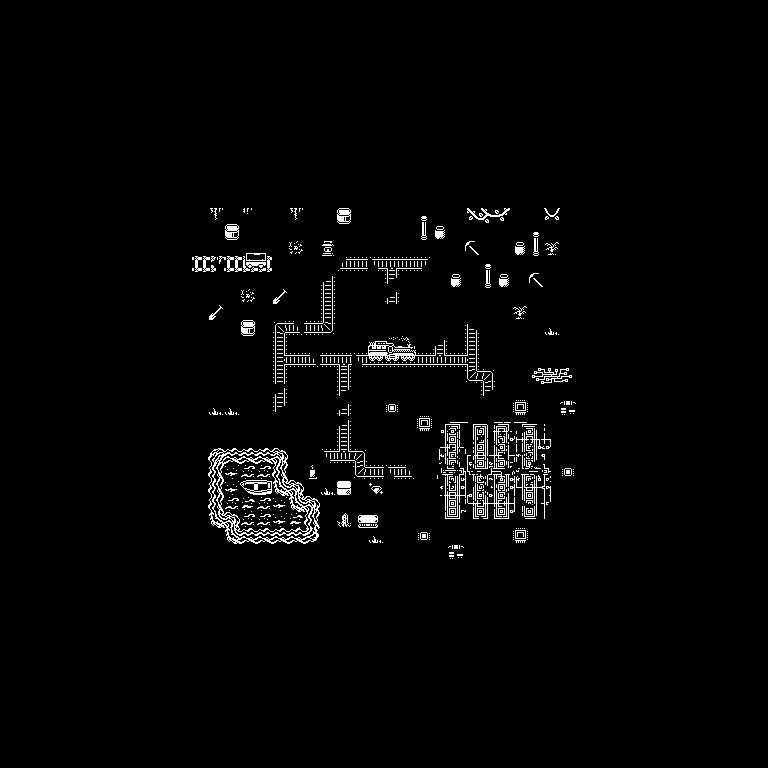

Below is a game level as drawn by its tile map, then a one-line description and the .tmx file that defines it, in full:
An orthogonal 48x48 tile map with 16x16 px tiles, 1 tile layer (Tile Layer 1).

<map version="1.10" tiledversion="1.11.0" orientation="orthogonal" renderorder="right-down" width="48" height="48" tilewidth="16" tileheight="16" infinite="0" backgroundcolor="#000000" nextlayerid="2" nextobjectid="1">
 <editorsettings>
  <export target="route.csv" format="csv" />
 </editorsettings>
 <tileset firstgid="1" source="tileset.tsx" />
 <layer id="1" name="Tile Layer 1" width="48" height="48">
  <data encoding="csv">
0,0,0,0,0,0,0,0,0,0,0,0,0,0,0,0,0,0,0,0,0,0,0,0,0,0,0,0,0,0,0,0,0,0,0,0,0,0,0,0,0,0,0,0,0,0,0,0,
0,0,0,0,0,0,0,0,0,0,0,0,0,0,0,0,0,0,0,0,0,0,0,0,0,0,0,0,0,0,0,0,0,0,0,0,0,0,0,0,0,0,0,0,0,0,0,0,
0,0,0,0,0,0,0,0,0,0,0,0,0,0,0,0,0,0,0,0,0,0,0,0,0,0,0,0,0,0,0,0,0,0,0,0,0,0,0,0,0,0,0,0,0,0,0,0,
0,0,0,0,0,0,0,0,0,0,0,0,0,0,0,0,0,0,0,0,0,0,0,0,0,0,0,0,0,0,0,0,0,0,0,0,0,0,0,0,0,0,0,0,0,0,0,0,
0,0,0,0,0,0,0,0,0,0,0,0,0,0,0,0,0,0,0,0,0,0,0,0,0,0,0,0,0,0,0,0,0,0,0,0,0,0,0,0,0,0,0,0,0,0,0,0,
0,0,0,0,0,0,0,0,0,0,0,0,0,0,0,0,0,0,0,0,0,0,0,0,0,0,0,0,0,0,0,0,0,0,0,0,0,0,0,0,0,0,0,0,0,0,0,0,
0,0,0,0,0,0,0,0,0,0,0,0,0,0,0,0,0,0,0,0,0,0,0,0,0,0,0,0,0,0,0,0,0,0,0,0,0,0,0,0,0,0,0,0,0,0,0,0,
0,0,0,0,0,0,0,0,0,0,0,0,0,0,0,0,0,0,0,0,0,0,0,0,0,0,0,0,0,0,0,0,0,0,0,0,0,0,0,0,0,0,0,0,0,0,0,0,
0,0,0,0,0,0,0,0,0,0,0,0,0,0,0,0,0,0,0,0,0,0,0,0,0,0,0,0,0,0,0,0,0,0,0,0,0,0,0,0,0,0,0,0,0,0,0,0,
0,0,0,0,0,0,0,0,0,0,0,0,0,0,0,0,0,0,0,0,0,0,0,0,0,0,0,0,0,0,0,0,0,0,0,0,0,0,0,0,0,0,0,0,0,0,0,0,
0,0,0,0,0,0,0,0,0,0,0,0,0,0,0,0,0,0,0,0,0,0,0,0,0,0,0,0,0,0,0,0,0,0,0,0,0,0,0,0,0,0,0,0,0,0,0,0,
0,0,0,0,0,0,0,0,0,0,0,0,0,0,0,0,0,0,0,0,0,0,0,0,0,0,0,0,0,0,0,0,0,0,0,0,0,0,0,0,0,0,0,0,0,0,0,0,
0,0,0,0,0,0,0,0,0,0,0,0,0,0,0,0,0,0,0,0,0,0,0,0,0,0,0,0,0,0,0,0,0,0,0,0,0,0,0,0,0,0,0,0,0,0,0,0,
0,0,0,0,0,0,0,0,0,0,0,0,0,241,0,244,0,0,241,0,0,449,0,0,0,0,615,0,0,174,175,176,0,0,179,0,0,0,0,0,0,0,0,0,0,0,0,0,
0,0,0,0,0,0,0,0,0,0,0,0,0,0,449,0,0,0,0,0,0,0,0,0,0,0,647,333,0,0,0,0,0,615,0,0,0,0,0,0,0,0,0,0,0,0,0,0,
0,0,0,0,0,0,0,0,0,0,0,0,0,0,0,277,278,0,168,0,336,0,0,0,0,0,0,0,0,334,0,0,333,647,200,0,0,0,0,0,0,0,0,0,0,0,0,0,
0,0,0,0,0,0,0,0,0,0,0,0,304,306,304,309,310,0,0,0,0,496,275,464,402,275,527,0,0,0,615,0,0,0,0,0,0,0,0,0,0,0,0,0,0,0,0,0,
0,0,0,0,0,0,0,0,0,0,0,0,0,0,0,0,0,0,0,0,495,0,0,0,528,0,0,0,333,0,647,333,0,334,0,0,0,0,0,0,0,0,0,0,0,0,0,0,
0,0,0,0,0,0,0,0,0,0,0,0,0,0,0,168,0,372,0,0,274,0,0,0,495,0,0,0,0,0,0,0,0,0,0,0,0,0,0,0,0,0,0,0,0,0,0,0,
0,0,0,0,0,0,0,0,0,0,0,0,0,372,0,0,0,0,0,0,274,0,0,0,0,0,0,0,0,0,0,0,200,0,0,0,0,0,0,0,0,0,0,0,0,0,0,0,
0,0,0,0,0,0,0,0,0,0,0,0,0,0,0,449,0,339,529,275,338,0,0,0,0,0,0,0,0,526,0,0,0,0,245,0,0,0,0,0,0,0,0,0,0,0,0,0,
0,0,0,0,0,0,0,0,0,0,0,0,0,0,0,0,0,274,0,0,0,0,0,344,345,346,0,495,0,274,0,0,0,0,0,0,0,0,0,0,0,0,0,0,0,0,0,0,
0,0,0,0,0,0,0,0,0,0,0,0,0,0,0,0,0,403,275,529,275,402,464,376,377,378,275,367,275,463,0,0,0,0,0,0,0,0,0,0,0,0,0,0,0,0,0,0,
0,0,0,0,0,0,0,0,0,0,0,0,0,0,0,0,0,274,0,0,0,274,0,0,0,0,0,0,0,308,276,0,0,452,453,454,0,0,0,0,0,0,0,0,0,0,0,0,
0,0,0,0,0,0,0,0,0,0,0,0,0,0,0,0,0,495,0,0,0,528,0,0,0,0,0,0,0,0,528,0,0,0,681,0,0,0,0,0,0,0,0,0,0,0,0,0,
0,0,0,0,0,0,0,0,0,0,0,0,0,245,245,0,0,528,0,0,0,495,0,0,421,0,0,0,0,0,682,0,420,0,713,386,0,0,0,0,0,0,0,0,0,0,0,0,
0,0,0,0,0,0,0,0,0,0,0,0,0,0,0,0,0,0,0,0,0,495,0,0,0,0,420,673,674,675,676,677,678,679,680,0,0,0,0,0,0,0,0,0,0,0,0,0,
0,0,0,0,0,0,0,0,0,0,0,0,0,0,0,0,0,0,0,0,0,274,0,0,0,0,0,705,706,707,708,709,710,711,712,0,0,0,0,0,0,0,0,0,0,0,0,0,
0,0,0,0,0,0,0,0,0,0,0,0,0,205,203,203,203,206,0,0,464,367,276,0,0,0,0,737,738,739,740,741,742,743,744,0,0,0,0,0,0,0,0,0,0,0,0,0,
0,0,0,0,0,0,0,0,0,0,0,0,0,204,186,187,187,204,0,335,0,0,308,275,464,529,0,769,770,771,772,773,774,775,776,421,0,0,0,0,0,0,0,0,0,0,0,0,
0,0,0,0,0,0,0,0,0,0,0,0,0,204,186,188,189,207,206,0,245,427,0,337,0,0,0,801,802,803,804,805,806,807,808,0,0,0,0,0,0,0,0,0,0,0,0,0,
0,0,0,0,0,0,0,0,0,0,0,0,0,204,187,185,187,186,207,206,0,0,0,0,0,0,0,833,834,835,836,837,838,839,840,0,0,0,0,0,0,0,0,0,0,0,0,0,
0,0,0,0,0,0,0,0,0,0,0,0,0,207,206,187,187,186,185,204,0,371,220,221,0,0,0,865,866,867,868,869,870,871,872,0,0,0,0,0,0,0,0,0,0,0,0,0,
0,0,0,0,0,0,0,0,0,0,0,0,0,0,207,203,203,203,203,208,0,0,0,245,0,0,421,0,0,0,0,0,420,0,0,0,0,0,0,0,0,0,0,0,0,0,0,0,
0,0,0,0,0,0,0,0,0,0,0,0,0,0,0,0,0,0,0,0,0,0,0,0,0,0,0,0,386,0,0,0,0,0,0,0,0,0,0,0,0,0,0,0,0,0,0,0,
0,0,0,0,0,0,0,0,0,0,0,0,0,0,0,0,0,0,0,0,0,0,0,0,0,0,0,0,0,0,0,0,0,0,0,0,0,0,0,0,0,0,0,0,0,0,0,0,
0,0,0,0,0,0,0,0,0,0,0,0,0,0,0,0,0,0,0,0,0,0,0,0,0,0,0,0,0,0,0,0,0,0,0,0,0,0,0,0,0,0,0,0,0,0,0,0,
0,0,0,0,0,0,0,0,0,0,0,0,0,0,0,0,0,0,0,0,0,0,0,0,0,0,0,0,0,0,0,0,0,0,0,0,0,0,0,0,0,0,0,0,0,0,0,0,
0,0,0,0,0,0,0,0,0,0,0,0,0,0,0,0,0,0,0,0,0,0,0,0,0,0,0,0,0,0,0,0,0,0,0,0,0,0,0,0,0,0,0,0,0,0,0,0,
0,0,0,0,0,0,0,0,0,0,0,0,0,0,0,0,0,0,0,0,0,0,0,0,0,0,0,0,0,0,0,0,0,0,0,0,0,0,0,0,0,0,0,0,0,0,0,0,
0,0,0,0,0,0,0,0,0,0,0,0,0,0,0,0,0,0,0,0,0,0,0,0,0,0,0,0,0,0,0,0,0,0,0,0,0,0,0,0,0,0,0,0,0,0,0,0,
0,0,0,0,0,0,0,0,0,0,0,0,0,0,0,0,0,0,0,0,0,0,0,0,0,0,0,0,0,0,0,0,0,0,0,0,0,0,0,0,0,0,0,0,0,0,0,0,
0,0,0,0,0,0,0,0,0,0,0,0,0,0,0,0,0,0,0,0,0,0,0,0,0,0,0,0,0,0,0,0,0,0,0,0,0,0,0,0,0,0,0,0,0,0,0,0,
0,0,0,0,0,0,0,0,0,0,0,0,0,0,0,0,0,0,0,0,0,0,0,0,0,0,0,0,0,0,0,0,0,0,0,0,0,0,0,0,0,0,0,0,0,0,0,0,
0,0,0,0,0,0,0,0,0,0,0,0,0,0,0,0,0,0,0,0,0,0,0,0,0,0,0,0,0,0,0,0,0,0,0,0,0,0,0,0,0,0,0,0,0,0,0,0,
0,0,0,0,0,0,0,0,0,0,0,0,0,0,0,0,0,0,0,0,0,0,0,0,0,0,0,0,0,0,0,0,0,0,0,0,0,0,0,0,0,0,0,0,0,0,0,0,
0,0,0,0,0,0,0,0,0,0,0,0,0,0,0,0,0,0,0,0,0,0,0,0,0,0,0,0,0,0,0,0,0,0,0,0,0,0,0,0,0,0,0,0,0,0,0,0,
0,0,0,0,0,0,0,0,0,0,0,0,0,0,0,0,0,0,0,0,0,0,0,0,0,0,0,0,0,0,0,0,0,0,0,0,0,0,0,0,0,0,0,0,0,0,0,0
</data>
 </layer>
</map>